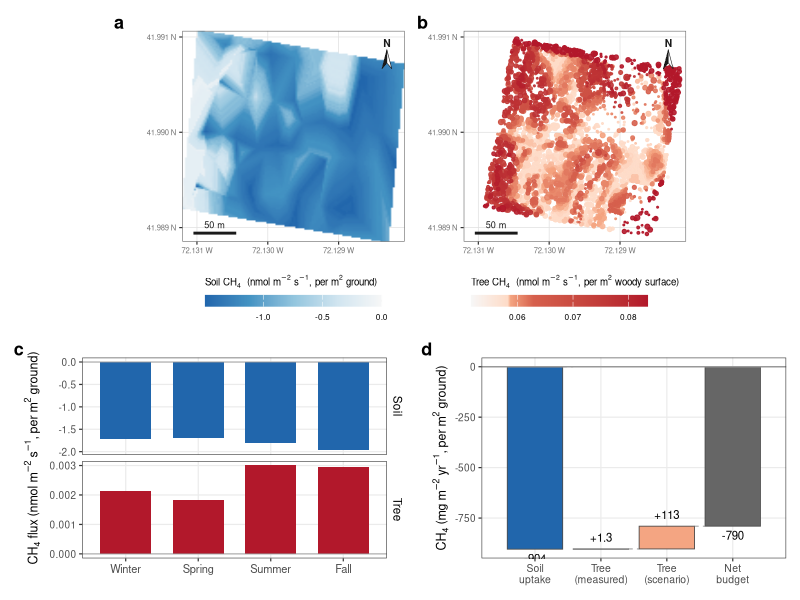

This chart was generated by the following R code:
# ==============================================================================
# REVISION — NEW main figure: plot CH4 budget (maps + seasonal + net waterfall)
# Redesign: color = PROCESS (sink cool / source warm), consistent across panels.
# ==============================================================================
# Design principles (Jon):
#   * color encodes CH4 direction: SINK = cool (teal/blue), SOURCE = warm (orange/red),
#     used consistently in maps AND budget so soil reads sink, tree reads source.
#   * spatial -> temporal -> net reading order.
#   * net flux made explicit via a waterfall (0 -> soil -> tree offset -> net).
#   * units: maps + seasonal = nmol m-2 s-1 (rate); budget = mg m-2 yr-1 (integrated).
#   * honesty: bounding scenario flagged unconstrained; RF OOB R2 noted.
#
# NEW file. Run: Rscript revision/analysis/R_fig_component_budget.R
# Output: revision/outputs/fig_budget_maps.png
# ==============================================================================

suppressPackageStartupMessages({ library(tidyverse); library(patchwork); library(scales) })
out <- "revision/outputs"; dir.create(out, showWarnings = FALSE, recursive = TRUE)

# ---- palette: RdBu family matching the paper's red/blue (sink = blue #2166ac,
#      source = red #b2182b), consistent with the other main figures -----------
BLUES <- c("#f7f7f7","#d1e5f0","#92c5de","#4393c3","#2166ac")  # ~0 -> deep uptake (sink)
REDS  <- c("#f7f7f7","#fddbc7","#f4a582","#d6604d","#b2182b")  # ~0 -> deep emission (source)
SINK <- "#2166ac"; SRC <- "#b2182b"; SRC_LT <- "#f4a582"; NETC <- "grey40"

soil_map <- read.csv("outputs/tables/soil_flux_extended_annual.csv")   # x,y,mean_flux_nmol
tree_pts <- read.csv("outputs/tables/tree_flux_predictions.csv")       # x,y,dbh_m,flux_nmol_m2_s
mf       <- read.csv("outputs/tables/MONTHLY_FLUXES.csv")

# budget numbers (manuscript-consistent), mg m-2 yr-1
soil_ann <- -904.30; tree_meas <- 1.25; tree_scen <- 114
off <- function(x) 100 * abs(x)/abs(soil_ann)
rf_tree_r2 <- 0.15; rf_soil_r2 <- 0.28; n_trees <- nrow(tree_pts)

# shared map extent so a & b align exactly
xl <- range(c(soil_map$x, tree_pts$x)); yl <- range(c(soil_map$y, tree_pts$y))
# lat/long graticule labels (coords are decimal degrees; lon W, lat N)
deg_lon <- function(x) paste0(formatC(abs(x), format = "f", digits = 3), " W")
deg_lat <- function(y) paste0(formatC(y,      format = "f", digits = 3), " N")
map_scales <- list(
  scale_x_continuous(breaks = scales::breaks_pretty(3), labels = deg_lon),
  scale_y_continuous(breaks = scales::breaks_pretty(3), labels = deg_lat))
th_map <- theme_bw(base_size = 9) +
  theme(plot.title = element_text(size = 9, face = "bold"),
        axis.text = element_text(size = 5.5, color = "grey45"), axis.title = element_blank(),
        panel.grid.major = element_line(color = "grey88", linewidth = 0.25),
        panel.grid.minor = element_blank(),
        panel.border = element_rect(color = "grey40", fill = NA, linewidth = 0.4),
        legend.position = "bottom", legend.key.height = unit(0.3, "cm"),
        legend.key.width = unit(0.9, "cm"), legend.title = element_text(size = 7),
        legend.text = element_text(size = 6))

# ---- (a) soil map (sink = blue; per m2 GROUND) -------------------------------
pa <- ggplot(soil_map, aes(x, y, fill = mean_flux_nmol)) + geom_raster(interpolate = TRUE) +
  scale_fill_gradientn(colours = rev(BLUES), name = expression("Soil CH"[4]*"  (nmol m"^-2*" s"^-1*", per m"^2*" ground)"),
                      limits = c(min(soil_map$mean_flux_nmol), 0),
                      guide = guide_colorbar(title.position = "top")) +
  map_scales +
  coord_quickmap(xlim = xl, ylim = yl, expand = FALSE) + th_map

# ---- (b) tree map (source = red; per m2 WOODY SURFACE; quantile-spread color) -
tv <- tree_pts$flux_nmol_m2_s
pb <- ggplot(tree_pts %>% arrange(flux_nmol_m2_s), aes(x, y, color = flux_nmol_m2_s, size = dbh_m)) +
  geom_point(alpha = 0.9) +
  scale_color_gradientn(colours = REDS, name = expression("Tree CH"[4]*"  (nmol m"^-2*" s"^-1*", per m"^2*" woody surface)"),
                        values = scales::rescale(quantile(tv, probs = seq(0, 1, length.out = length(REDS)))),
                        guide = guide_colorbar(title.position = "top")) +
  scale_size_continuous(range = c(0.15, 1.9), guide = "none") +
  map_scales +
  coord_quickmap(xlim = xl, ylim = yl, expand = FALSE) + th_map

# ---- add scale bar (50 m) + traditional north arrow to both maps -------------
m_per_deg_lon <- 111320 * cos(mean(yl) * pi/180)
sb <- 50 / m_per_deg_lon                                  # 50 m in degrees lon
dx <- diff(xl); dy <- diff(yl)
add_ctx <- function(p) {
  # scale bar: bottom-left corner (white gap)
  x0 <- xl[1] + 0.05*dx; y0 <- yl[1] + 0.04*dy
  # traditional two-tone compass needle, top-right corner (moved down so "N" isn't clipped)
  ax <- xl[2] - 0.08*dx; apex <- yl[2] - 0.09*dy; base <- yl[2] - 0.18*dy; w <- 0.022*dx
  left  <- data.frame(x = c(ax, ax - w, ax),            y = c(apex, base, base + 0.028*dy))
  right <- data.frame(x = c(ax, ax + w, ax),            y = c(apex, base, base + 0.028*dy))
  p +
    annotate("segment", x = x0, xend = x0 + sb, y = y0, yend = y0, linewidth = 1, color = "grey10") +
    annotate("text", x = x0 + sb/2, y = y0, label = "50 m", vjust = -0.7, size = 2.3, color = "grey10") +
    annotate("polygon", x = left$x,  y = left$y,  fill = "grey10", color = "grey10", linewidth = 0.2) +
    annotate("polygon", x = right$x, y = right$y, fill = "white",  color = "grey10", linewidth = 0.2) +
    annotate("text", x = ax, y = apex, label = "N", vjust = -0.35, size = 2.6, fontface = "bold", color = "grey10")
}
pa <- add_ctx(pa); pb <- add_ctx(pb)

# ---- (c) seasonal (4 seasons): soil (blue) + tree (red), faceted own scales ---
seas_of <- function(m) c("Winter","Winter","Spring","Spring","Spring","Summer","Summer","Summer",
                         "Fall","Fall","Fall","Winter")[m]
seas <- mf %>% mutate(season = factor(seas_of(month), levels = c("Winter","Spring","Summer","Fall"))) %>%
  group_by(season) %>%
  summarise(Soil = mean(Phi_soil_umol_m2_s)*1000, Tree = mean(Phi_tree_umol_m2_s)*1000, .groups="drop") %>%
  pivot_longer(c(Soil, Tree), names_to = "src", values_to = "nmol") %>%
  mutate(src = factor(src, levels = c("Soil","Tree")))
pc <- ggplot(seas, aes(season, nmol, fill = src)) +
  geom_col(width = 0.7) +
  geom_hline(yintercept = 0, color = "grey60", linewidth = 0.3) +
  facet_wrap(~src, ncol = 1, scales = "free_y", strip.position = "right") +
  scale_fill_manual(values = c(Soil = SINK, Tree = SRC), guide = "none") +
  labs(x = NULL, y = expression("CH"[4]*" flux (nmol m"^-2*" s"^-1*", per m"^2*" ground)")) +
  theme_bw(base_size = 9) +
  theme(axis.text.x = element_text(size = 8),
        strip.background = element_rect(fill = "white", color = NA),
        strip.text = element_text(size = 8.5, color = "black"),
        panel.grid.minor = element_blank())

# ---- (d) net budget waterfall (mg m-2 yr-1) ----------------------------------
# steps: baseline 0 -> soil -> tree(measured) -> tree(scenario) -> NET(total)
wf <- tibble(
  step  = factor(c("Soil\nuptake","Tree\n(measured)","Tree\n(scenario)","Net\nbudget"),
                 levels = c("Soil\nuptake","Tree\n(measured)","Tree\n(scenario)","Net\nbudget")),
  ymin  = c(soil_ann, soil_ann, soil_ann + tree_meas, 0),
  ymax  = c(0, soil_ann + tree_meas, soil_ann + tree_meas + (tree_scen - tree_meas),
            soil_ann + tree_scen),
  fill  = c("sink","src","src_lt","net"))
netmeas <- soil_ann + tree_meas    # net if only measured tree offset
pd <- ggplot(wf) +
  geom_rect(aes(xmin = as.numeric(step)-0.42, xmax = as.numeric(step)+0.42,
                ymin = ymin, ymax = ymax, fill = fill), color = "grey30", linewidth = 0.3) +
  geom_segment(aes(x = as.numeric(step)+0.42, xend = as.numeric(step)+1-0.42, y = ymax, yend = ymax),
               data = wf[1:3,], color = "grey55", linetype = "dashed", linewidth = 0.3) +
  geom_hline(yintercept = 0, color = "grey60") +
  scale_fill_manual(values = c(sink = SINK, src = SRC, src_lt = SRC_LT, net = NETC), guide = "none") +
  scale_x_continuous(breaks = 1:4, labels = levels(wf$step), limits = c(0.4, 4.6)) +
  annotate("text", x = 1, y = soil_ann,             label = "-904", vjust = 1.5, size = 2.9) +
  annotate("text", x = 2, y = soil_ann + tree_meas, label = "+1.3", vjust = -0.8, size = 2.9) +
  annotate("text", x = 3, y = soil_ann + tree_scen, label = "+113", vjust = -0.8, size = 2.9) +
  annotate("text", x = 4, y = soil_ann + tree_scen, label = "-790", vjust = 1.5, size = 2.9) +
  labs(x = NULL, y = expression("CH"[4]*" (mg m"^-2*" yr"^-1*", per m"^2*" ground)")) +
  theme_bw(base_size = 9) +
  theme(axis.text.x = element_text(size = 7.5), panel.grid.minor = element_blank())

# ---- assemble (net-sink / RF-R2 / basis notes go in the figure CAPTION) -------
fig <- (pa | pb) / (pc | pd) + plot_layout(heights = c(1.05, 1)) +
  plot_annotation(tag_levels = 'a') & theme(plot.tag = element_text(face = "bold", size = 13))
ggsave(file.path(out, "fig_budget_maps.png"), fig, width = 10.5, height = 9, dpi = 300, bg = "white")
cat("Wrote fig_budget_maps.png\n")
cat(sprintf("Soil %.0f | tree measured %.2f (%.2f%%) | tree scenario %d (~%.0f%%) | net -903 to %.0f mg/m2/yr\n",
            soil_ann, tree_meas, off(tree_meas), tree_scen, off(tree_scen), soil_ann+tree_scen))
